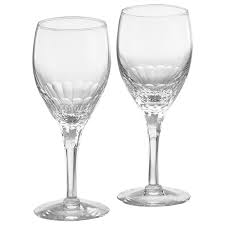
#> input picture dataset/glass/glass_1.jpg, 225 x 225 px, given as the content of the folder dataset/plastic, which was not available
$ python train.py
#> lines starting #> are read from the running program, lines starting #| are printed output that depends on the picture; pictures that were not available may be replaced by others from this repository, and a replacement may not be noted
import os
import cv2
import numpy as np
from sklearn.ensemble import RandomForestClassifier
from sklearn.model_selection import train_test_split
from sklearn.metrics import accuracy_score
import joblib

DATASET_PATH = "dataset"
labels = ["plastic", "metal", "paper", "organic", "glass"]

data = []
target = []

print("[INFO] Loading images...")

for label in labels:
    folder = os.path.join(DATASET_PATH, label)

    for img_name in os.listdir(folder):
        img_path = os.path.join(folder, img_name)
        img = cv2.imread(img_path)
#> img is the input picture: shape (225, 225, 3); min 58, max 255, mean 240.2

        if img is None:
            continue

        img = cv2.resize(img, (32, 32))
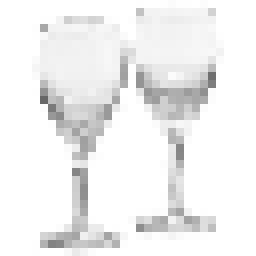
#> img: shape (32, 32, 3) (shown 8 times larger); min 103, max 255, mean 240.2
        img = cv2.cvtColor(img, cv2.COLOR_BGR2HSV)
#> img: shape (32, 32, 3); mean H, S, V 0, 0, 240.2

        features = img.flatten()
#> features = 3072 values, max 255 at index 2, min 0 at index 0, mean 80.06

        data.append(features)
        target.append(label)
#> pass 2 of the loop `for label in labels:`:
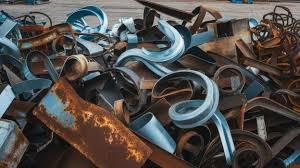
#> input picture dataset/metal/metal 11.jfif, 300 x 168 px
#> img is the input picture: shape (168, 300, 3); mean B, G, R 73.3, 76.6, 80.3
#> `img = cv2.resize(img, (32, 32))`:
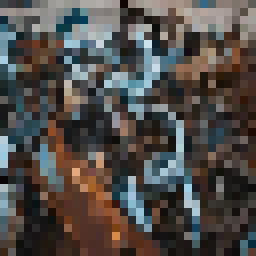
#> img: shape (32, 32, 3) (shown 8 times larger); mean B, G, R 72.9, 76.1, 80
#> features = 3072 values, max 249 at index 223, min 0 at index 129, mean 70.04

print("[INFO] Preparing data...")
data = np.array(data)
target = np.array(target)

#> (the run stopped early here; a loop or call above may not have finished)
